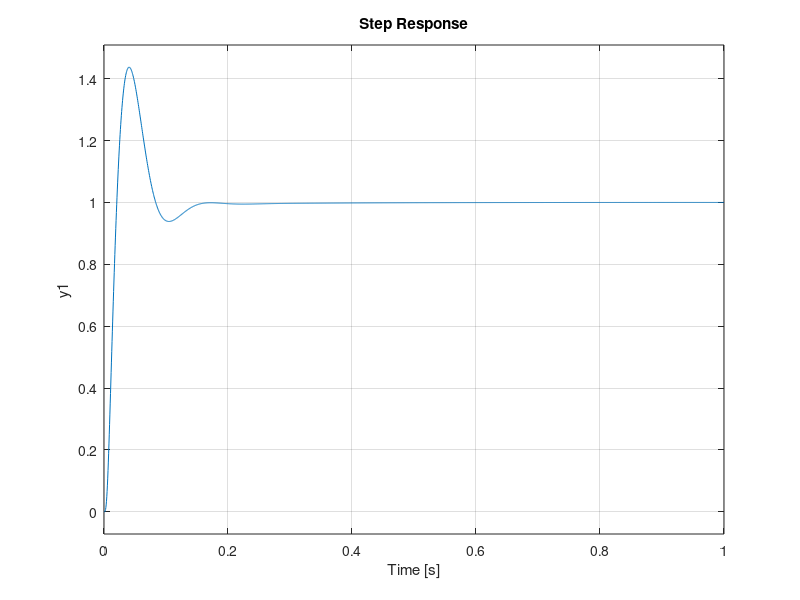

MATLAB code for this plot: (Note: this script raises an error after producing the figure.)
% clc; clear; close all;
clc; close all;

%% Dynamics plant

sim_time = 1;
s = tf('s');
Kt = 11;   % [N/A] - motor constant
lx = 39/100; 
ly = 39/100;
m_slider = 0.135; % kg
depth = 34.8/1000; 
thickness = 4.8/1000; 
rho = 1180; %kg/m^3

% Mass calculation
V_outer = lx*ly*depth;
V_inner = (lx-2*thickness)*(ly-2*thickness)*(depth-thickness);
V = (V_outer-V_inner);
m_plate = V*rho;
m = (1/3*m_plate)+m_slider;
d = 0;  % damping coefficient, assumed 0 for now

% Motor model
sys = Kt/(s^2*m+d*s);
bode(sys)
num_sys = sys.num{:};
den_sys = sys.den{:};


%% Sisotool get PID values (PID CONTROLLER) !!
% First export the PID controller from the sisotool and load session "ControlSystemDesignerSession.mat"
% sisotool(sys,C)
% pid_val = pid(C);
% Kp = pid_val.Kp
% Ki = pid_val.Ki
% Kd = pid_val.Kd
% N = 1/pid_val.Tf

%% Shapeit controller (TRANSFER FUNCTION CONTROLLER) !!
% load('controller_lowpass_integrator.mat') % Load shapeit controller
% % C = shapeit_data.C_tf_z;
% C = shapeit_data.C_tf;
% C_shapeit = tf(C);

% Controller variables
integrator_zero = 1; % [Hz]
lead_zero = 16/3; % [Hz]
lead_pole = 16*3; % [Hz]
lpf_pole = 100; % [Hz]
damping = 0.6; % [-]
gain = 100; % [-]


C_gain = gain;
C_lead = ((1/(2*pi*lead_zero))*s+1)/((1/(2*pi*lead_pole))*s+1);
C_lpf = 1/((1/(2*pi*lpf_pole)^2)*s^2 + ((2*damping)/(2*pi*lpf_pole))*s+1);
C_int = (s+2*pi*integrator_zero)/s;
C_shapeit_manually = C_gain*C_lead*C_lpf*(tf(cell2mat(C_int.num),1)); % only the zero part of the integrator
bode(C_shapeit_manually)

num_si = C_shapeit_manually.num{:};
den_si = C_shapeit_manually.den{:};
C_shapeit_manually_aux = C_shapeit_manually*(1/s);
step((C_shapeit_manually_aux*sys)/(1+C_shapeit_manually_aux*sys))

%% Controller control system designer to TF
C_csd = tf(C);
C_csd_num = C_csd.num{:};
C_csd_den = C_csd.den{:};



%% Additional tests

%% sys ID on integrator of simulink
% average = 1;
% nfft = length(out.input_int)/average;
% window = hann(nfft);
% [txy,f] = tfestimate(out.input_int,out.output_int,window,nfft/2,nfft);
% frf = frd(txy,f);
% bode(frf)

%% PID controlle test properness
% N = 100;
% P = 1;
% I = 1;
% D = 1;
% C = P + I*(1/s) + D*(N/(1+N*(1/s)));
% 
% num_c = C.num{:};
% den_c = C.den{:};

%% Nyquist robustness
% m_max = 0.150*100000;
% delta = 0:m_max/10:m_max;
% figure
% for i = 1:length(delta)
% sys = kt/((m_tot+delta(i))*s^2+d*s);
% L = C*sys;
% nyquist(1+L)
% hold on
% end
% 
% figure
% for i = 1:length(delta)
% sys = kt/((m_tot+delta(i))*s^2+d*s);
% trans = loopsens(C,sys);
% pzmap(trans.Ti)
% hold on
% end
% 
% % m_tot_aux = m_tot + delta 
% %% Load controller
% 
% load('weak_PD.mat')
% C = shapeit_data.C_tf;
% C = tf(C);
% num_c = cell2mat(C.num);
% den_c = cell2mat(C.den);
% 
% C = shapeit_data.C_tf_z;
% C = tf(C);
% num_d = cell2mat(C.num);
% den_d = cell2mat(C.den);

